Frame 1 (no input): blank canvas, image omitted
Frame 60 (the mouse pressed at the canvas centre just before this capture): blank canvas, image omitted
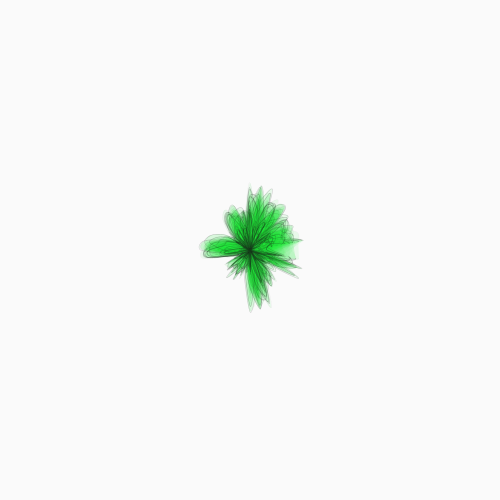
Frame 120 (the mouse held since frame 60 and released just before this capture)

The Processing sketch whose frames 1 and 60 were blank and that drew this single picture after the mouse press (run headless with seeded random() and noise(); from frame 60 on, the mouse is pressed at the canvas centre):

// Processing sketch: processing_126512
// ── processing_126512.pde

//Flowers
//Clark Li
//Reference from:http://www.openprocessing.org/sketch/119311
//Try to draw the image of leaf.

void setup() {
  size(500, 500);
  background(250);
  smooth();
 frameRate(10);
}

void draw() {
   if (mousePressed) {
    flowers();
  }
 
 
  stroke(1);
  strokeWeight(10);
  float x, y;
  float radius=10;
  float radiusNoise=random(10);
  float noisecal=random(10);
  int centX=int(random(width*2/5));
  int centY=int(random(height*2/3));
}

void flowers() {

  stroke(20,random(80));
  strokeWeight(random(1));
  int centX =  mouseX;
  int centY =  mouseY;
  float x, y;
  float radius = random(30);
  float radiusNoise = random(1);
  float noisecal =random(20, 5);

  beginShape();
  fill(20, 230, 50,20);
  for (float ang=0; ang<=360*2; ang+=10) {
    radiusNoise += 0.5;
    radius += random(0.3);

    float thisRadius = radius + (noise(radiusNoise)*100) - 50;
    float rad = radians(ang);

    x = centX + (thisRadius* cos(rad));
    y = centY + (thisRadius* sin(rad));
    curveVertex(x, y);
  }
  endShape();
}
